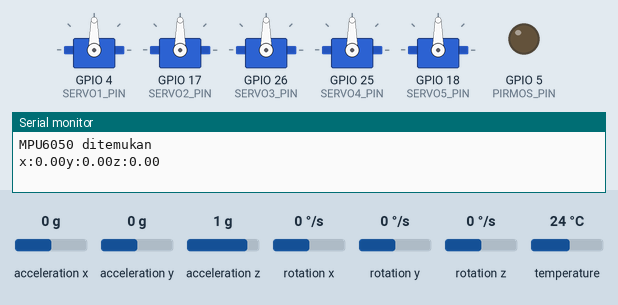
Simulated run of this sketch. Board: ESP32. Parts: 5 × servo, output pins drawn as LEDs (lit = HIGH), the last lines printed to the serial monitor. The test bench sets the inputs (shaded band); at power-on: rotation z 0 °/s, rotation x 0 °/s, rotation y 0 °/s, acceleration x 0 g, acceleration y 0 g, acceleration z 1 g, temperature 24 °C.

Above: at 2.2 s.
2.3 s: rotation z set to -192 °/s
At 4.3 s:
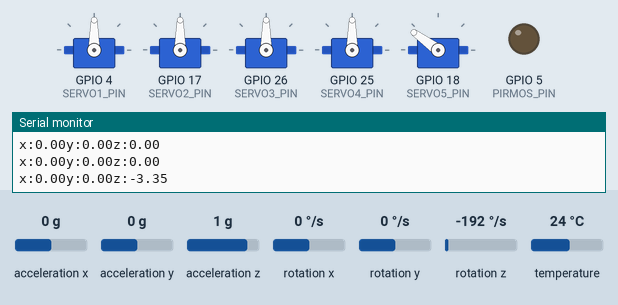
6.8 s: rotation x set to -192 °/s
At 10.0 s:
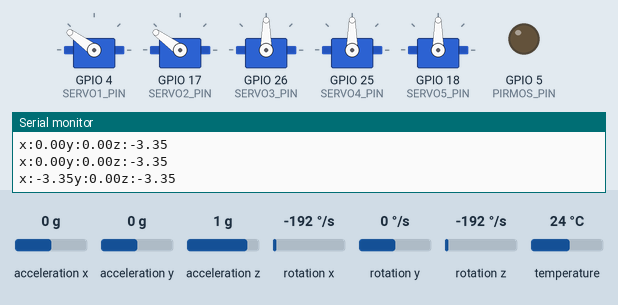
11.3 s: rotation y set to -192 °/s
At 14.0 s:
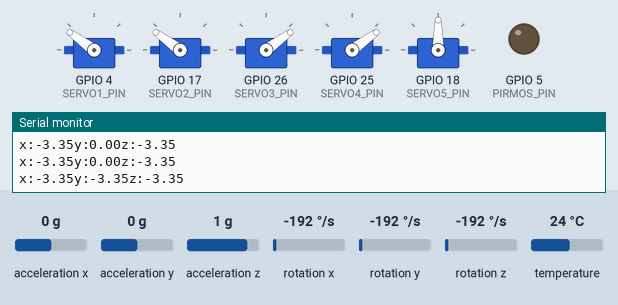
15.8 s: rotation x set to -100 °/s
At 18.8 s:
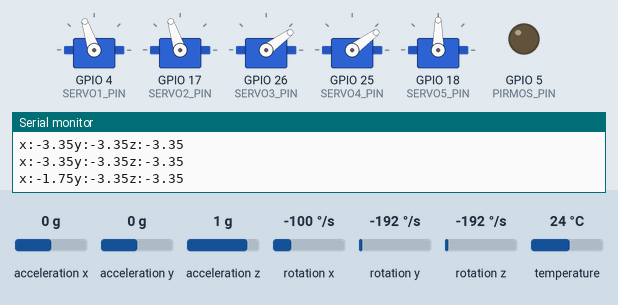
20.3 s: rotation y set to -100 °/s
At 23.5 s:
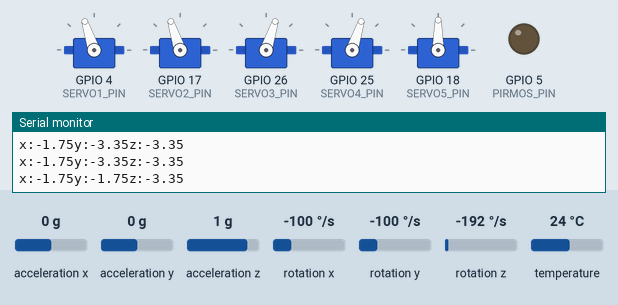
24.8 s: rotation z set to -100 °/s
Timing chart, 0 to 30.3 s (numbered marks = the images above; inputs shaded):
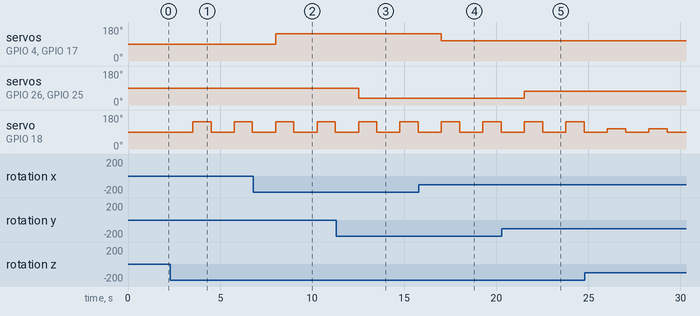

The sketch:

day3GMRT.ino
```cpp
#include <Adafruit_MPU6050.h> //library MPU6050
#include <Adafruit_Sensor.h>//library sensor
#include <ESP32Servo.h>

Servo myservo1;//inisialisasi servo
Servo myservo2;
Servo myservo3;
Servo myservo4;
Servo myservo5;

#define PIRMOS_PIN 5 //output sensor di pin 5
#define SERVO1_PIN 4 //
#define SERVO2_PIN 17
#define SERVO3_PIN 26
#define SERVO4_PIN 25
#define SERVO5_PIN 18

Adafruit_MPU6050 mpu;

void setup() {

  Serial.begin(115200);

  if(!mpu.begin()){
    Serial.println("Gagal menemukan MPU6050");
  }else
    Serial.println("MPU6050 ditemukan");

  pinMode(PIRMOS_PIN, OUTPUT); //Servo dipasang ke variabel
  myservo1.attach(SERVO1_PIN);
  myservo2.attach(SERVO2_PIN);
  myservo3.attach(SERVO3_PIN);
  myservo4.attach(SERVO4_PIN);
  myservo5.attach(SERVO5_PIN);

  delay(1000);
}

void loop() {
  sensors_event_t a, g, t; //data untuk sensor
  mpu.getEvent(&a, &g, &t);
  bool motion=digitalRead(PIRMOS_PIN);
if(motion==true){//servo bergerak ke arah tertentu jika ada motion detected
  myservo1.write(35);
  myservo2.write(60);
  myservo3.write(85);
  myservo4.write(110);
  myservo5.write(135);
  delay(2500);

  myservo1.write(90);
  myservo1.write(90);
  myservo1.write(90);
  myservo1.write(90);
  myservo1.write(90);
  delay(2500);
}else{
  int SP1= map(g.gyro.x, +5, -5, 0, 180);
  int SP2= map(g.gyro.x, +5, -5, 0, 180);
  int SP3= map(g.gyro.y, -5, +5, 0, 180);
  int SP4= map(g.gyro.y, -5, +5, 0, 180);
  int SP5= map(g.gyro.z, +5, -5, 0, 180);
  Serial.print("x:");
  Serial.print(g.gyro.x);//searah
  myservo1.write(SP1);
  myservo2.write(SP2);
  Serial.print("y:");
  Serial.print(g.gyro.y);
  myservo3.write(SP3);
  myservo4.write(SP4);
  Serial.print("z:");
  Serial.print(g.gyro.z);
  myservo5.write(SP5);
  if (abs(SP5 -90)>0){
    delay(1000);
      myservo5.write(90);
  }
  Serial.print("\n");
  delay(1250);
}
}
```

Measured:
- after the input at 2.3 s, servo on GPIO 18 (SERVO5_PIN): alternates 144° for 1.0 s and 90° for 1.3 s, starting after 1.2 s
- after the input at 6.8 s, servo on GPIO 4 (SERVO1_PIN), servo on GPIO 17 (SERVO2_PIN): 90° → 144° after 1.2 s
- after the input at 11.3 s, servo on GPIO 26 (SERVO3_PIN), servo on GPIO 25 (SERVO4_PIN): 90° → 36° after 1.2 s
- after the input at 15.8 s, servo on GPIO 4 (SERVO1_PIN), servo on GPIO 17 (SERVO2_PIN): 144° → 108° after 1.2 s
- after the input at 20.3 s, servo on GPIO 26 (SERVO3_PIN), servo on GPIO 25 (SERVO4_PIN): 36° → 72° after 1.2 s
